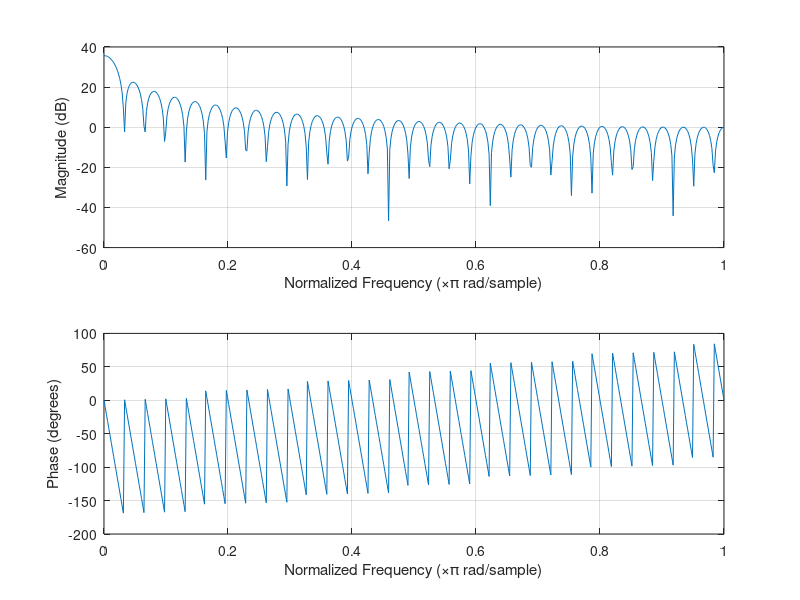
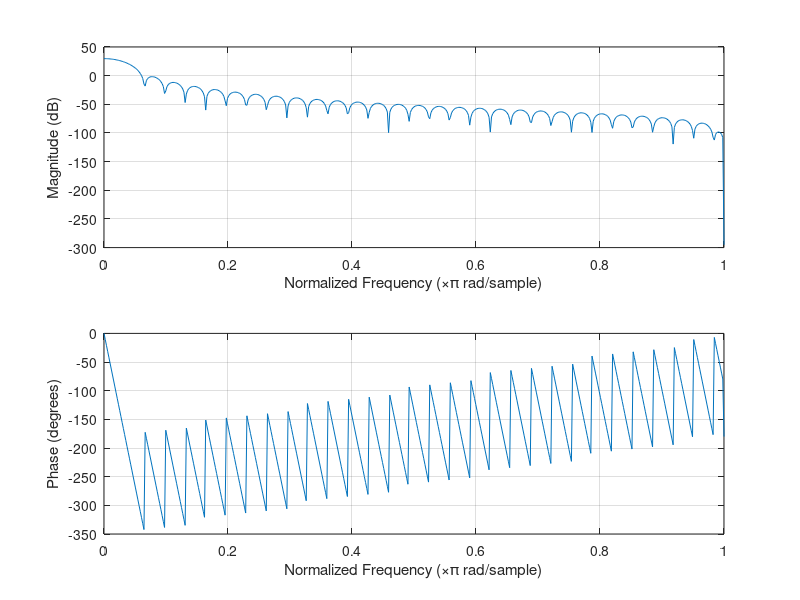
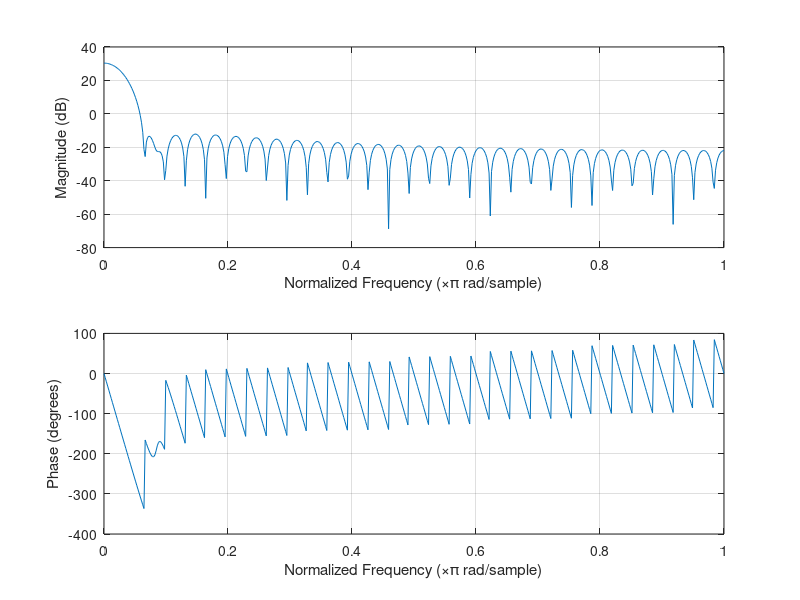
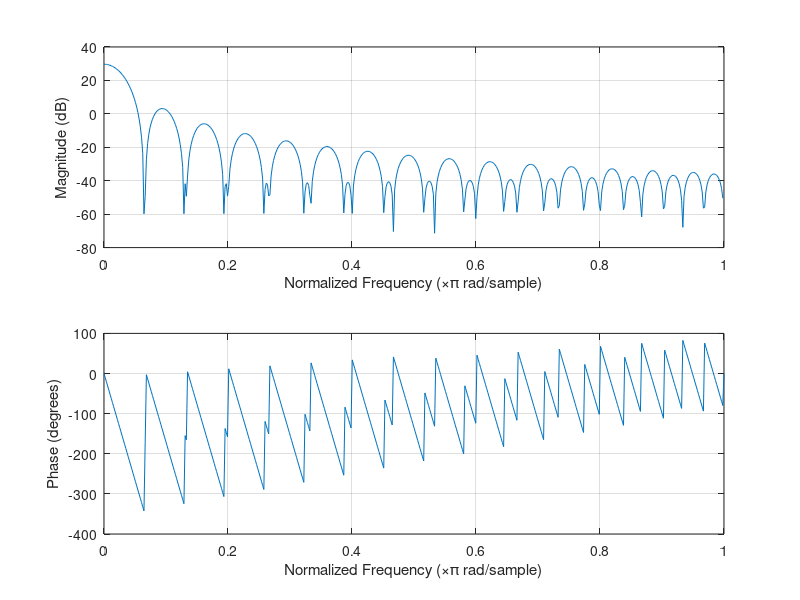

Recreate these plots in MATLAB, in order.
N =61;
w1 = zeros(100,1);
for n = 1:N
   w1(n) = 1; 
end
freqz(w1);

w2 = zeros(100,1);
alpha = 0.5;
for nn = 1:N
    w2(nn) = alpha-(1-alpha)*cos((2*pi*nn)/(N));
end
figure();
freqz(w2);

w3 = zeros(100,1);
alpha = 0.54;
for nn = 1:N
    w3(nn) = alpha-(1-alpha)*cos((2*pi*nn)/(N));
end
figure();
freqz(w3);

w4 =zeros(100,1);
for m = 1:N
    if m<=N/2
        w4(m) = 2*m/N;
    elseif m<N
        w4(m) = 2-(2*m/N);
    end
end
figure();
freqz(w4);

w5 = zeros(100,1);
for n = 1:N
    w5(n) = 0.42-0.5*cos(2*pi*n/N)+0.08*cos(4*pi*n/N);
end
figure();
freqz(w5);

wc = pi/4;

w6 = zeros(100,1);

for n = 1:N
    if(n==1)
        w6(n) = wc/pi;
    elseif(n<=31)
        w6(n) = (wc/pi)*sin(wc*n)/wc*n;
    else
        w6(n) = 0;
    end
end
figure();
freqz(w6);


    

